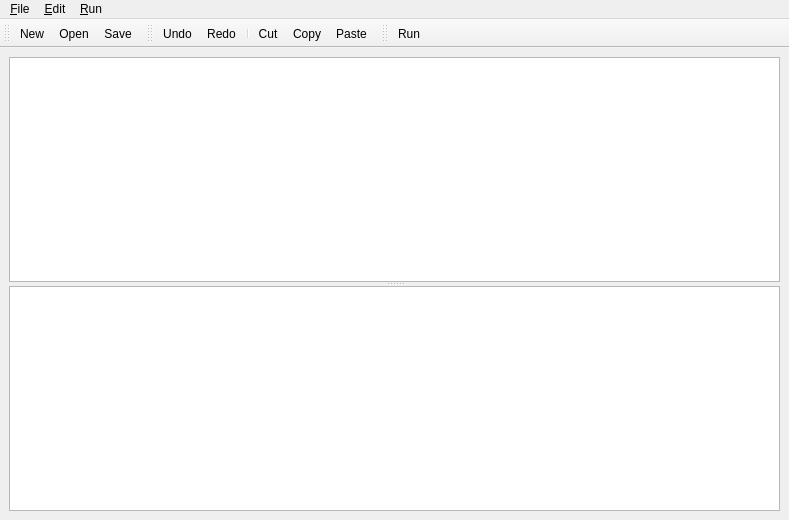
<?xml version="1.0" encoding="UTF-8"?>
<ui version="4.0">
 <class>ScriptWindow</class>
 <widget class="QMainWindow" name="ScriptWindow">
  <property name="enabled">
   <bool>true</bool>
  </property>
  <property name="geometry">
   <rect>
    <x>0</x>
    <y>0</y>
    <width>789</width>
    <height>520</height>
   </rect>
  </property>
  <property name="windowTitle">
   <string>Script Editor</string>
  </property>
  <widget class="QWidget" name="centralwidget">
   <layout class="QVBoxLayout" name="verticalLayout">
    <item>
     <widget class="QSplitter" name="splitter">
      <property name="orientation">
       <enum>Qt::Vertical</enum>
      </property>
      <widget class="CodeEditor" name="codeEditor"/>
      <widget class="QPlainTextEdit" name="logWidget"/>
     </widget>
    </item>
   </layout>
  </widget>
  <widget class="QToolBar" name="toolBarFile">
   <property name="windowTitle">
    <string>File</string>
   </property>
   <attribute name="toolBarArea">
    <enum>TopToolBarArea</enum>
   </attribute>
   <attribute name="toolBarBreak">
    <bool>false</bool>
   </attribute>
   <addaction name="actionFileNew"/>
   <addaction name="actionFileOpen"/>
   <addaction name="actionFileSave"/>
  </widget>
  <widget class="QToolBar" name="toolBarEdit">
   <property name="windowTitle">
    <string>Edit</string>
   </property>
   <attribute name="toolBarArea">
    <enum>TopToolBarArea</enum>
   </attribute>
   <attribute name="toolBarBreak">
    <bool>false</bool>
   </attribute>
   <addaction name="actionEditUndo"/>
   <addaction name="actionEditRedo"/>
   <addaction name="separator"/>
   <addaction name="actionEditCut"/>
   <addaction name="actionEditCopy"/>
   <addaction name="actionEditPaste"/>
  </widget>
  <widget class="QToolBar" name="toolBarRun">
   <property name="windowTitle">
    <string>Run</string>
   </property>
   <attribute name="toolBarArea">
    <enum>TopToolBarArea</enum>
   </attribute>
   <attribute name="toolBarBreak">
    <bool>false</bool>
   </attribute>
   <addaction name="actionRunScript"/>
  </widget>
  <widget class="QMenuBar" name="menuBar">
   <property name="geometry">
    <rect>
     <x>0</x>
     <y>0</y>
     <width>789</width>
     <height>21</height>
    </rect>
   </property>
   <widget class="QMenu" name="menu_File">
    <property name="title">
     <string>&amp;File</string>
    </property>
    <addaction name="actionFileNew"/>
    <addaction name="actionFileOpen"/>
    <addaction name="actionFileSave"/>
    <addaction name="actionFileSaveAs"/>
   </widget>
   <widget class="QMenu" name="menu_Edit">
    <property name="title">
     <string>&amp;Edit</string>
    </property>
    <addaction name="actionEditUndo"/>
    <addaction name="actionEditRedo"/>
    <addaction name="separator"/>
    <addaction name="actionEditCut"/>
    <addaction name="actionEditCopy"/>
    <addaction name="actionEditPaste"/>
   </widget>
   <widget class="QMenu" name="menu_Run">
    <property name="title">
     <string>&amp;Run</string>
    </property>
    <addaction name="actionRunScript"/>
   </widget>
   <addaction name="menu_File"/>
   <addaction name="menu_Edit"/>
   <addaction name="menu_Run"/>
  </widget>
  <action name="actionRunScript">
   <property name="icon">
    <iconset resource="../resources.qrc">
     <normaloff>:/images/run/runRayTracing.png</normaloff>:/images/run/runRayTracing.png</iconset>
   </property>
   <property name="text">
    <string>Run</string>
   </property>
   <property name="shortcut">
    <string>Ctrl+R</string>
   </property>
  </action>
  <action name="actionFileOpen">
   <property name="icon">
    <iconset resource="../resources.qrc">
     <normaloff>:/images/file/open.png</normaloff>:/images/file/open.png</iconset>
   </property>
   <property name="text">
    <string>Open...</string>
   </property>
   <property name="shortcut">
    <string>Ctrl+O</string>
   </property>
  </action>
  <action name="actionFileSave">
   <property name="icon">
    <iconset resource="../resources.qrc">
     <normaloff>:/images/file/save.png</normaloff>:/images/file/save.png</iconset>
   </property>
   <property name="text">
    <string>Save</string>
   </property>
   <property name="shortcut">
    <string>Ctrl+S</string>
   </property>
  </action>
  <action name="actionFileNew">
   <property name="icon">
    <iconset resource="../resources.qrc">
     <normaloff>:/images/file/new.png</normaloff>:/images/file/new.png</iconset>
   </property>
   <property name="text">
    <string>New</string>
   </property>
   <property name="shortcut">
    <string>Ctrl+N</string>
   </property>
  </action>
  <action name="actionFileSaveAs">
   <property name="icon">
    <iconset resource="../resources.qrc">
     <normaloff>:/images/file/saveas.png</normaloff>:/images/file/saveas.png</iconset>
   </property>
   <property name="text">
    <string>Save As...</string>
   </property>
   <property name="shortcut">
    <string>Ctrl+Alt+S</string>
   </property>
  </action>
  <action name="actionEditUndo">
   <property name="icon">
    <iconset resource="../resources.qrc">
     <normaloff>:/images/edit/undo.png</normaloff>:/images/edit/undo.png</iconset>
   </property>
   <property name="text">
    <string>Undo</string>
   </property>
   <property name="shortcut">
    <string>Ctrl+Z</string>
   </property>
  </action>
  <action name="actionEditRedo">
   <property name="icon">
    <iconset resource="../resources.qrc">
     <normaloff>:/images/edit/redo.png</normaloff>:/images/edit/redo.png</iconset>
   </property>
   <property name="text">
    <string>Redo</string>
   </property>
   <property name="toolTip">
    <string>Redo</string>
   </property>
   <property name="shortcut">
    <string>Ctrl+Shift+Z</string>
   </property>
  </action>
  <action name="actionEditCut">
   <property name="icon">
    <iconset resource="../resources.qrc">
     <normaloff>:/images/edit/cut.png</normaloff>:/images/edit/cut.png</iconset>
   </property>
   <property name="text">
    <string>Cut</string>
   </property>
   <property name="shortcut">
    <string>Ctrl+X</string>
   </property>
  </action>
  <action name="actionEditCopy">
   <property name="icon">
    <iconset resource="../resources.qrc">
     <normaloff>:/images/edit/copy.png</normaloff>:/images/edit/copy.png</iconset>
   </property>
   <property name="text">
    <string>Copy</string>
   </property>
   <property name="shortcut">
    <string>Ctrl+C</string>
   </property>
  </action>
  <action name="actionEditPaste">
   <property name="icon">
    <iconset resource="../resources.qrc">
     <normaloff>:/images/edit/paste.png</normaloff>:/images/edit/paste.png</iconset>
   </property>
   <property name="text">
    <string>Paste</string>
   </property>
   <property name="shortcut">
    <string>Ctrl+V</string>
   </property>
  </action>
 </widget>
 <customwidgets>
  <customwidget>
   <class>CodeEditor</class>
   <extends>QPlainTextEdit</extends>
   <header>script/CodeEditor.h</header>
  </customwidget>
 </customwidgets>
 <resources>
  <include location="../resources.qrc"/>
 </resources>
 <connections/>
</ui>
